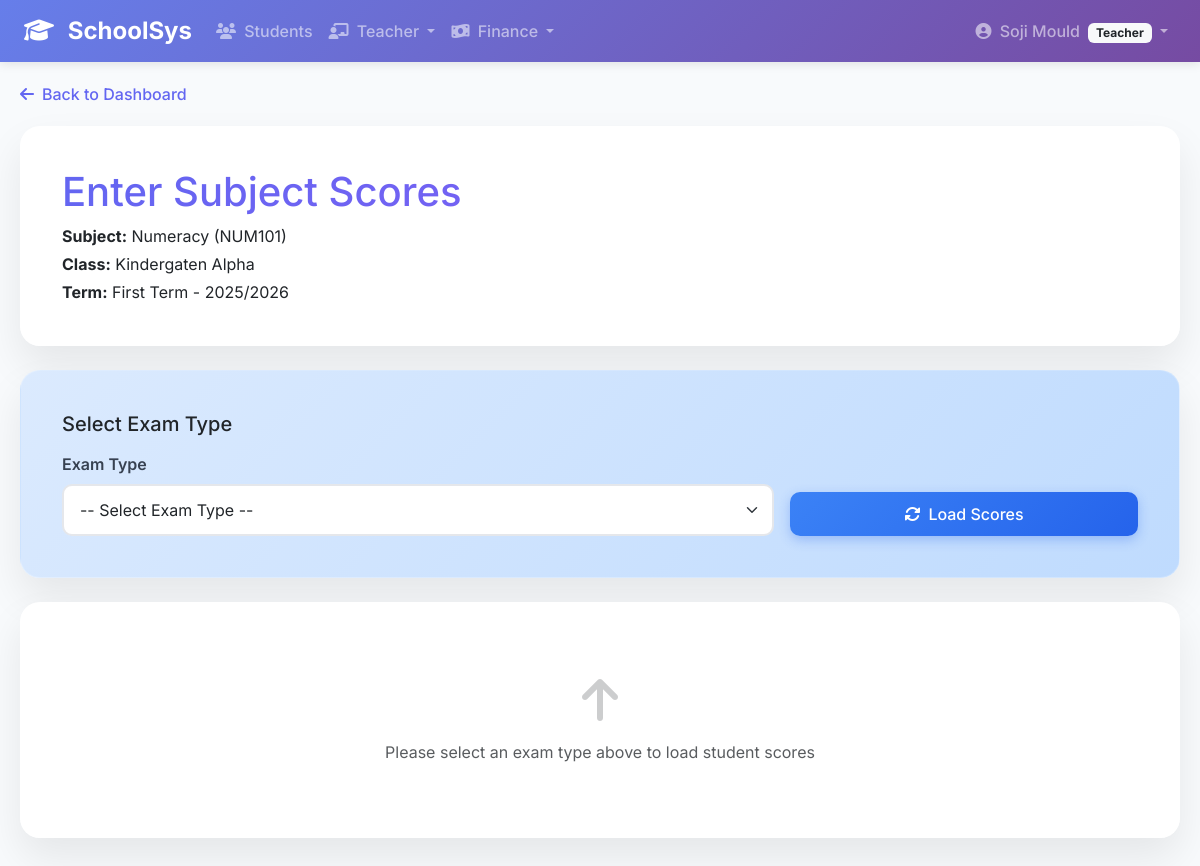
Page /teacher/dashboard/scores/1/ (signed in) on the committed database.
### core/models.py (models this page shows, shortened)
class User(AbstractUser):
    USER_TYPE_CHOICES = (
        ('admin', 'Administrator'),
        ('teacher', 'Teacher'),
        ('parent', 'Parent'),
        ('student', 'Student'),
        ('accountant', 'Accountant'),
    )
    user_type = models.CharField(max_length=10, choices=USER_TYPE_CHOICES)
    phone = models.CharField(max_length=15, blank=True)
    is_approved = models.BooleanField(default=False)  # For admin approval

class SchoolTerm(models.Model):
    session = models.ForeignKey(SchoolSession, on_delete=models.CASCADE)
    name = models.CharField(max_length=50,choices=TERM)  # "First Term", "Second Term", etc.
    start_date = models.DateField()
    end_date = models.DateField()
    is_current = models.BooleanField(default=False)
    def __str__(self):
        return f"{self.name} - {self.session.name}"

class SchoolSession(models.Model):
    name = models.CharField(max_length=50,choices=SESS)  # e.g., "2023/2024 Academic Session"
    start_date = models.DateField()
    end_date = models.DateField()
    is_current = models.BooleanField(default=False)

### academics/models.py (models this page shows, shortened)
class ClassSubject(models.Model):
    class_info = models.ForeignKey(Class, on_delete=models.CASCADE)
    subject = models.ForeignKey(Subject, on_delete=models.CASCADE)
    teacher = models.ForeignKey('staff.Teacher', on_delete=models.SET_NULL, null=True)
    class Meta:
        unique_together = ('class_info', 'subject')

class Subject(models.Model):
    name = models.CharField(max_length=100)
    code = models.CharField(max_length=10, unique=True)
    description = models.TextField(blank=True)

class Class(models.Model):
    ARM_CHOICES = (
        ('Alpha', 'Alpha'),
        ('Beta', 'Beta'),
        ('Gamma', 'Gamma'),
        ('Delta', 'Delta'),
    )
    name = models.CharField(max_length=50)  # "Primary 1", "Primary 2"
    short_name = models.CharField(max_length=10)  # "P1", "P2"
    level = models.PositiveSmallIntegerField()  # 1-6 for primary school
    arm = models.CharField(max_length=20, blank=True, null=True, choices=ARM_CHOICES,default="Alpha")  # "Alpha", "Beta", "Gamma"
    class Meta:
        unique_together = ('level', 'arm')  # Prevents duplicate P1 Alpha
        ordering = ['level', 'arm']
    def __str__(self):
        if self.arm:
            return f"{self.name} {self.arm}"
        return self.name

### staff/views.py (the view, shortened to what this page needs)
# urls.py: path('dashboard/scores/<int:class_subject_id>/', views.enter_subject_scores, name='enter_subject_scores'),
@login_required
def enter_subject_scores(request, class_subject_id):
    teacher = get_object_or_404(Teacher, user=request.user)
    class_subject = get_object_or_404(ClassSubject, id=class_subject_id, teacher=teacher)
    current_term = SchoolTerm.objects.filter(is_current=True).first()
    if not current_term:
        messages.error(request, "No active term found.")
        return redirect('teacher_dashboard')
    students = Student.objects.filter(
        current_class=class_subject.class_info,
        is_active=True
    ).select_related('user').order_by('user__first_name', 'user__last_name')
    exam_types = ExamType.objects.all()
    selected_exam_type_id = request.GET.get('exam_type')
    students_with_scores = []
    for student in students:
        existing_score = ''
        students_with_scores.append({
            'student': student,
            'existing_score': existing_score
        })
    context = {
        'teacher': teacher,
        'class_subject': class_subject,
        'current_term': current_term,
        'students': students,
        'students_with_scores': students_with_scores,
        'exam_types': exam_types,
        'selected_exam_type_id': selected_exam_type_id,
    }
    return render(request, 'staff/enter_subject_scores.html', context)

### templates/staff/enter_subject_scores.html (shortened to what this page needs)
{% extends 'core/base.html' %}
{% load staff_extras %}
{% block content %}
<div class="dashboard-container">
    <a href="{% url 'teacher_dashboard' %}" class="back-link">
        <i class="fas fa-arrow-left"></i> Back to Dashboard
    </a>
    <div class="card mb-4">
        <div class="card-body">
            <h1 class="text-gradient mb-2">Enter Subject Scores</h1>
            <p class="mb-1"><strong>Subject:</strong> {{ class_subject.subject.name }} ({{ class_subject.subject.code }})</p>
            <p class="mb-1"><strong>Class:</strong> {{ class_subject.class_info }}</p>
            <p class="mb-0"><strong>Term:</strong> {{ current_term }}</p>
        </div>
    </div>
    <div class="card mb-4" style="background: linear-gradient(135deg, #dbeafe 0%, #bfdbfe 100%);">
        <div class="card-body">
            <h5 class="mb-3">Select Exam Type</h5>
            <form method="get" class="row g-3 align-items-end">
                <div class="col-md-8">
                    <label class="form-label">Exam Type</label>
                    <select name="exam_type" class="form-select" required>
                        <option value="">-- Select Exam Type --</option>
                    </select>
                </div>
                <div class="col-md-4">
                    <button type="submit" class="btn btn-primary w-100">
                        <i class="fas fa-sync-alt me-2"></i>Load Scores
                    </button>
                </div>
            </form>
        </div>
    </div>
    {% if selected_exam_type_id %}
    <div class="card">
        <div class="card-body">
            <h5 class="mb-3">Enter Scores for Students</h5>
            {% if students %}
            <form method="post">
                {% csrf_token %}
                <input type="hidden" name="exam_type" value="{{ selected_exam_type_id }}">
                <div class="table-responsive">
                    <table class="table table-hover">
                        <thead>
                            <tr>
                                <th width="5%">S/N</th>
                                <th width="15%">Student ID</th>
                                <th width="50%">Student Name</th>
                                <th width="30%">Score</th>
                            </tr>
                        </thead>
                        <tbody>
                            {% for item in students_with_scores %}
                            <tr>
                                <td>{{ forloop.counter }}</td>
                                <td>{{ item.student.student_id }}</td>
                                <td class="fw-semibold">{{ item.student.user.get_full_name }}</td>
                                <td>
                                    <input type="number"
                                           name="score_{{ item.student.id }}"
                                           value="{{ item.existing_score }}"
                                           step="0.5"
                                           min="0"
                                           class="form-control form-control-sm"
                                           style="max-width: 150px;"
                                           placeholder="0.0">
                                </td>
                            </tr>
                            {% endfor %}
                        </tbody>
                    </table>
                </div>
                <div class="d-flex justify-content-end gap-2 mt-4">
                    <a href="{% url 'teacher_dashboard' %}" class="btn btn-secondary">
                        <i class="fas fa-times me-2"></i>Cancel
                    </a>
                    <button type="submit" class="btn btn-success">
                        <i class="fas fa-save me-2"></i>Save Scores
                    </button>
                </div>
            </form>
            {% else %}
            <div class="no-data">
                <i class="fas fa-users-slash"></i>
                <p>No students found in this class.</p>
            </div>
            {% endif %}
        </div>
    </div>
    {% else %}
    <div class="card">
        <div class="card-body text-center py-5">
            <i class="fas fa-arrow-up text-muted" style="font-size: 48px; opacity: 0.3;"></i>
            <p class="text-muted mt-3 mb-0">Please select an exam type above to load student scores</p>
        </div>
    </div>
    {% endif %}
</div>
{% endblock %}

### templates/core/base.html (shortened to what this page needs)
<!DOCTYPE html>
<html lang="en">
<head>
    <link href="https://cdn.jsdelivr.net/npm/bootstrap@5.3.0/dist/css/bootstrap.min.css" rel="stylesheet">
    <link rel="stylesheet" href="https://cdnjs.cloudflare.com/ajax/libs/font-awesome/6.4.0/css/all.min.css">
</head>
<body>
    <nav class="navbar navbar-expand-lg navbar-dark bg-dark">
        <div class="container-fluid px-4">
            <a class="navbar-brand" href="{% url 'dashboard' %}">
                <i class="fas fa-graduation-cap me-2"></i>
                SchoolSys
            </a>
            <div class="collapse navbar-collapse" id="navbarContent">
                <ul class="navbar-nav me-auto">
                    {% if user.is_authenticated %}
                        <li class="nav-item">
                            <a class="nav-link" href="{% url 'student_list' %}">
                                <i class="fas fa-users me-1"></i>
                                Students
                            </a>
                        </li>
                        {% if user.user_type == 'teacher' %}
                        <li class="nav-item dropdown">
                            <a class="nav-link dropdown-toggle" href="#" id="teacherDropdown" role="button" data-bs-toggle="dropdown">
                                <i class="fas fa-chalkboard-teacher me-1"></i>
                                Teacher
                            </a>
                        </li>
                        {% endif %}
                        <li class="nav-item dropdown">
                            <a class="nav-link dropdown-toggle" href="#" id="financeDropdown" role="button" data-bs-toggle="dropdown">
                                <i class="fas fa-money-bill-wave me-1"></i>
                                Finance
                            </a>
                        </li>
                    {% endif %}
                </ul>
                <ul class="navbar-nav">
                    {% if user.is_authenticated %}
                        <li class="nav-item dropdown">
                            <a class="nav-link dropdown-toggle" href="#" id="userDropdown" role="button" data-bs-toggle="dropdown">
                                <i class="fas fa-user-circle me-1"></i>
                                {{ user.get_full_name|default:user.username }}
                                {% if user.user_type %}
                                <span class="badge bg-light text-dark ms-1">{{ user.get_user_type_display }}</span>
                                {% endif %}
                            </a>
                        </li>
                    {% else %}
                        <li class="nav-item">
                            <a class="nav-link" href="{% url 'login' %}">
                                <i class="fas fa-sign-in-alt me-1"></i> Login
                            </a>
                        </li>
                    {% endif %}
                </ul>
            </div>
        </div>
    </nav>
    <div class="main-content">
        {% block content %}{% endblock %}
    </div>
</body>
</html>

### templates/core/base.html (style rules this page uses)
* { margin: 0; padding: 0; box-sizing: border-box; }
body { font-family: 'Inter', -apple-system, BlinkMacSystemFont, sans-serif; background-color: #f8fafc; color: #333; min-height: 100vh; }
.navbar-brand { font-weight: 700; font-size: 1.5rem; }
.navbar-dark.bg-dark { background: linear-gradient(135deg, #667eea 0%, #764ba2 100%) !important; box-shadow: 0 2px 10px rgba(0, 0, 0, 0.1); }
.nav-link { font-weight: 500; transition: all 0.3s ease; }
.main-content { min-height: calc(100vh - 76px); padding: 0; }
.dashboard-container { max-width: 1400px; margin: 0 auto; padding: 20px; }
.card { background: rgba(255, 255, 255, 0.95); backdrop-filter: blur(20px); border-radius: 20px; padding: 25px; box-shadow: 0 20px 40px rgba(0, 0, 0, 0.08); border: 1px solid rgba(255, 255, 255, 0.2); transition: transform 0.3s ease, box-shadow 0.3s ease; margin-bottom: 25px; }
.btn-primary { background: linear-gradient(135deg, #3b82f6, #2563eb); border: none; border-radius: 10px; padding: 10px 20px; font-weight: 500; transition: all 0.3s ease; box-shadow: 0 4px 12px rgba(37, 99, 235, 0.3); }
.form-control, .form-select { border-radius: 10px; border: 2px solid #e5e7eb; padding: 12px 16px; transition: all 0.3s ease; }
.form-label { font-weight: 600; color: #374151; margin-bottom: 8px; }
.back-link { display: inline-flex; align-items: center; gap: 8px; color: #6366f1; text-decoration: none; font-weight: 500; margin-bottom: 20px; transition: all 0.3s ease; }
.text-gradient { background: linear-gradient(135deg, #6366f1, #8b5cf6); -webkit-background-clip: text; -webkit-text-fill-color: transparent; background-clip: text; }

### rows in the picture
User: get_full_name "Soji Mould", user_type "Teacher"
ClassSubject: subject.name "Numeracy", subject.code "NUM101", class_info "Kindergaten Alpha"
SchoolTerm: name+session "First Term - 2025/2026"
